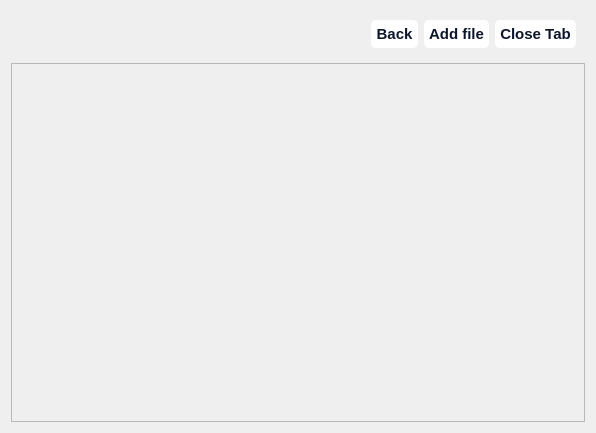
<?xml version="1.0" encoding="UTF-8"?>
<ui version="4.0">
 <class>materialsNav</class>
 <widget class="QWidget" name="materialsNav">
  <property name="geometry">
   <rect>
    <x>0</x>
    <y>0</y>
    <width>596</width>
    <height>433</height>
   </rect>
  </property>
  <property name="windowTitle">
   <string>Form</string>
  </property>
  <layout class="QVBoxLayout" name="verticalLayout">
   <item>
    <widget class="QGroupBox" name="groupBox">
     <property name="styleSheet">
      <string notr="true">border:0px;</string>
     </property>
     <property name="title">
      <string/>
     </property>
     <layout class="QHBoxLayout" name="horizontalLayout">
      <item>
       <spacer name="horizontalSpacer">
        <property name="orientation">
         <enum>Qt::Horizontal</enum>
        </property>
        <property name="sizeHint" stdset="0">
         <size>
          <width>361</width>
          <height>20</height>
         </size>
        </property>
       </spacer>
      </item>
      <item>
       <widget class="QPushButton" name="materialNavBackButton">
        <property name="styleSheet">
         <string notr="true">

/* CSS */
QPushButton {
  background-color: #fff;
  border: 0 solid #e2e8f0;
  border-radius: 5px;
  color: #0d172a;
  font-family: &quot;Basier circle&quot;,-apple-system,system-ui,&quot;Segoe UI&quot;,Roboto,&quot;Helvetica Neue&quot;,Arial,&quot;Noto Sans&quot;,sans-serif,&quot;Apple Color Emoji&quot;,&quot;Segoe UI Emoji&quot;,&quot;Segoe UI Symbol&quot;,&quot;Noto Color Emoji&quot;;
  font-size: 15px;
  font-weight: 600;
  line-height: 1;
  padding: 5px 5px;
  text-align: center;
  text-decoration:none #0d172a solid;
}

QPushButton:hover {
  background-color: #1e293b;
  color: #fff;
}


</string>
        </property>
        <property name="text">
         <string>Back</string>
        </property>
       </widget>
      </item>
      <item>
       <widget class="QPushButton" name="addFileButton">
        <property name="styleSheet">
         <string notr="true">

/* CSS */
QPushButton {
  background-color: #fff;
  border: 0 solid #e2e8f0;
  border-radius: 5px;
  color: #0d172a;
  font-family: &quot;Basier circle&quot;,-apple-system,system-ui,&quot;Segoe UI&quot;,Roboto,&quot;Helvetica Neue&quot;,Arial,&quot;Noto Sans&quot;,sans-serif,&quot;Apple Color Emoji&quot;,&quot;Segoe UI Emoji&quot;,&quot;Segoe UI Symbol&quot;,&quot;Noto Color Emoji&quot;;
  font-size: 15px;
  font-weight: 600;
  line-height: 1;
  padding: 5px 5px;
  text-align: center;
  text-decoration:none #0d172a solid;
}

QPushButton:hover {
  background-color: #1e293b;
  color: #fff;
}


</string>
        </property>
        <property name="text">
         <string>Add file</string>
        </property>
       </widget>
      </item>
      <item>
       <widget class="QPushButton" name="closetab">
        <property name="styleSheet">
         <string notr="true">

/* CSS */
QPushButton {
  background-color: #fff;
  border: 0 solid #e2e8f0;
  border-radius: 5px;
  color: #0d172a;
  font-family: &quot;Basier circle&quot;,-apple-system,system-ui,&quot;Segoe UI&quot;,Roboto,&quot;Helvetica Neue&quot;,Arial,&quot;Noto Sans&quot;,sans-serif,&quot;Apple Color Emoji&quot;,&quot;Segoe UI Emoji&quot;,&quot;Segoe UI Symbol&quot;,&quot;Noto Color Emoji&quot;;
  font-size: 15px;
  font-weight: 600;
  line-height: 1;
  padding: 5px 5px;
  text-align: center;
  text-decoration:none #0d172a solid;
}

QPushButton:hover {
  background-color: #1e293b;
  color: #fff;
}


</string>
        </property>
        <property name="text">
         <string>Close Tab</string>
        </property>
       </widget>
      </item>
     </layout>
    </widget>
   </item>
   <item>
    <widget class="QStackedWidget" name="stackedWidget">
     <property name="currentIndex">
      <number>1</number>
     </property>
     <widget class="QWidget" name="page_3">
      <layout class="QHBoxLayout" name="horizontalLayout_3">
       <item>
        <spacer name="horizontalSpacer_2">
         <property name="orientation">
          <enum>Qt::Horizontal</enum>
         </property>
         <property name="sizeHint" stdset="0">
          <size>
           <width>171</width>
           <height>20</height>
          </size>
         </property>
        </spacer>
       </item>
       <item>
        <widget class="QGroupBox" name="groupBox_2">
         <property name="sizePolicy">
          <sizepolicy hsizetype="Fixed" vsizetype="Fixed">
           <horstretch>0</horstretch>
           <verstretch>0</verstretch>
          </sizepolicy>
         </property>
         <property name="minimumSize">
          <size>
           <width>236</width>
           <height>200</height>
          </size>
         </property>
         <property name="styleSheet">
          <string notr="true">QGroupBox{border:0px;}

/* CSS */
QPushButton {
  background-color: #fff;
  border: 0 solid #e2e8f0;
  border-radius: 5px;
  color: #0d172a;
  font-family: &quot;Basier circle&quot;,-apple-system,system-ui,&quot;Segoe UI&quot;,Roboto,&quot;Helvetica Neue&quot;,Arial,&quot;Noto Sans&quot;,sans-serif,&quot;Apple Color Emoji&quot;,&quot;Segoe UI Emoji&quot;,&quot;Segoe UI Symbol&quot;,&quot;Noto Color Emoji&quot;;
  font-size: 15px;
  font-weight: 600;
  line-height: 1;
  padding: 5px 5px;
  text-align: center;
  text-decoration:none #0d172a solid;
}

QPushButton:hover {
  background-color: #1e293b;
  color: #fff;
}


</string>
         </property>
         <property name="title">
          <string/>
         </property>
         <layout class="QVBoxLayout" name="verticalLayout_2">
          <property name="leftMargin">
           <number>0</number>
          </property>
          <property name="topMargin">
           <number>0</number>
          </property>
          <property name="rightMargin">
           <number>0</number>
          </property>
          <property name="bottomMargin">
           <number>0</number>
          </property>
          <item>
           <widget class="QPushButton" name="subNotesButton">
            <property name="styleSheet">
             <string notr="true">

/* CSS */
QPushButton {
  background-color: #fff;
  border: 0 solid #e2e8f0;
  border-radius: 5px;
  color: #0d172a;
  font-family: &quot;Basier circle&quot;,-apple-system,system-ui,&quot;Segoe UI&quot;,Roboto,&quot;Helvetica Neue&quot;,Arial,&quot;Noto Sans&quot;,sans-serif,&quot;Apple Color Emoji&quot;,&quot;Segoe UI Emoji&quot;,&quot;Segoe UI Symbol&quot;,&quot;Noto Color Emoji&quot;;
  font-size: 15px;
  font-weight: 600;
  line-height: 1;
  padding: 5px 5px;
  text-align: center;
  text-decoration:none #0d172a solid;
}

QPushButton:hover {
  background-color: #1e293b;
  color: #fff;
}


</string>
            </property>
            <property name="text">
             <string>Notes</string>
            </property>
           </widget>
          </item>
          <item>
           <widget class="QPushButton" name="subBooksButton">
            <property name="styleSheet">
             <string notr="true">

/* CSS */
QPushButton {
  background-color: #fff;
  border: 0 solid #e2e8f0;
  border-radius: 5px;
  color: #0d172a;
  font-family: &quot;Basier circle&quot;,-apple-system,system-ui,&quot;Segoe UI&quot;,Roboto,&quot;Helvetica Neue&quot;,Arial,&quot;Noto Sans&quot;,sans-serif,&quot;Apple Color Emoji&quot;,&quot;Segoe UI Emoji&quot;,&quot;Segoe UI Symbol&quot;,&quot;Noto Color Emoji&quot;;
  font-size: 15px;
  font-weight: 600;
  line-height: 1;
  padding: 5px 5px;
  text-align: center;
  text-decoration:none #0d172a solid;
}

QPushButton:hover {
  background-color: #1e293b;
  color: #fff;
}


</string>
            </property>
            <property name="text">
             <string>Books</string>
            </property>
           </widget>
          </item>
          <item>
           <widget class="QPushButton" name="subSlidesButton">
            <property name="styleSheet">
             <string notr="true">

/* CSS */
QPushButton {
  background-color: #fff;
  border: 0 solid #e2e8f0;
  border-radius: 5px;
  color: #0d172a;
  font-family: &quot;Basier circle&quot;,-apple-system,system-ui,&quot;Segoe UI&quot;,Roboto,&quot;Helvetica Neue&quot;,Arial,&quot;Noto Sans&quot;,sans-serif,&quot;Apple Color Emoji&quot;,&quot;Segoe UI Emoji&quot;,&quot;Segoe UI Symbol&quot;,&quot;Noto Color Emoji&quot;;
  font-size: 15px;
  font-weight: 600;
  line-height: 1;
  padding: 5px 5px;
  text-align: center;
  text-decoration:none #0d172a solid;
}

QPushButton:hover {
  background-color: #1e293b;
  color: #fff;
}


</string>
            </property>
            <property name="text">
             <string>Slides</string>
            </property>
           </widget>
          </item>
          <item>
           <widget class="QPushButton" name="OtherButton">
            <property name="text">
             <string>Other FIles and Subfolders</string>
            </property>
           </widget>
          </item>
          <item>
           <widget class="QPushButton" name="NavVIewButton">
            <property name="text">
             <string>Open Navigation View</string>
            </property>
           </widget>
          </item>
         </layout>
        </widget>
       </item>
       <item>
        <spacer name="horizontalSpacer_3">
         <property name="orientation">
          <enum>Qt::Horizontal</enum>
         </property>
         <property name="sizeHint" stdset="0">
          <size>
           <width>171</width>
           <height>20</height>
          </size>
         </property>
        </spacer>
       </item>
      </layout>
     </widget>
     <widget class="QWidget" name="page_4">
      <layout class="QHBoxLayout" name="horizontalLayout_2">
       <property name="leftMargin">
        <number>0</number>
       </property>
       <property name="topMargin">
        <number>0</number>
       </property>
       <property name="rightMargin">
        <number>0</number>
       </property>
       <property name="bottomMargin">
        <number>0</number>
       </property>
       <item>
        <widget class="QScrollArea" name="scrollArea">
         <property name="widgetResizable">
          <bool>true</bool>
         </property>
         <widget class="QWidget" name="scrollAreaWidgetContents">
          <property name="geometry">
           <rect>
            <x>0</x>
            <y>0</y>
            <width>576</width>
            <height>359</height>
           </rect>
          </property>
          <layout class="QVBoxLayout" name="verticalLayout_4">
           <property name="spacing">
            <number>3</number>
           </property>
           <property name="leftMargin">
            <number>2</number>
           </property>
           <property name="topMargin">
            <number>2</number>
           </property>
           <property name="rightMargin">
            <number>2</number>
           </property>
           <property name="bottomMargin">
            <number>2</number>
           </property>
          </layout>
         </widget>
        </widget>
       </item>
      </layout>
     </widget>
    </widget>
   </item>
  </layout>
 </widget>
 <resources/>
 <connections/>
</ui>
